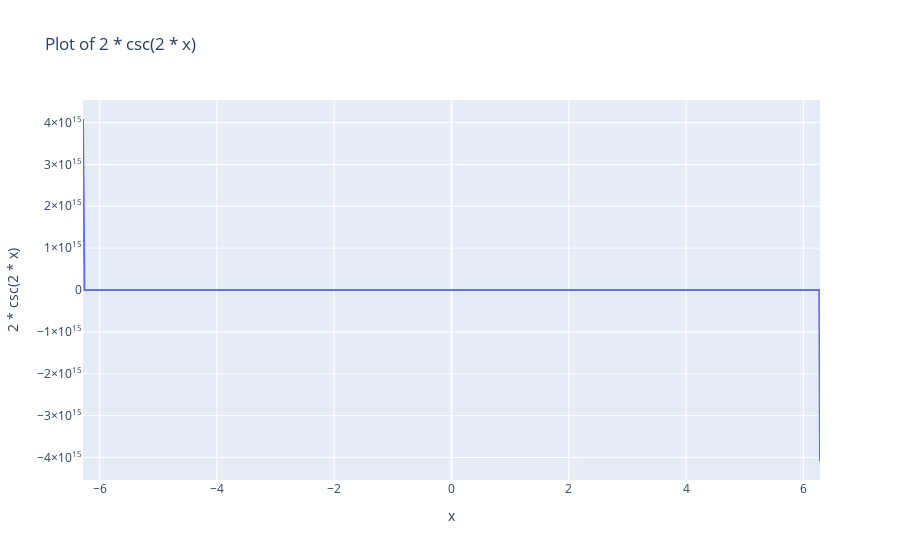

Notebook source saved alongside this figure:
### Markdown cell above
![image.png](attachment:image.png)

### Code cell
A = 2
B = 2

y = A * 1/(np.sin(B*𝜃))

trace = go.Scatter(x=𝜃, y=y, mode='lines', name=f'{A} * csc({B} * x)')

layout = go.Layout(
    title=f'Plot of {A} * csc({B} * x)',
    xaxis=dict(title='x'),
    yaxis=dict(title=f'{A} * csc({B} * x)')
)

fig = go.Figure(data=[trace], layout=layout)

fig.show()

### Figure 1 — Plotly figure (JSON) as saved in the notebook; plotly's stock layout.template omitted (floating-point values rounded to 4 significant figures; data arrays with more than 128 entries replaced by an {"elided": "..."} marker saying what was removed)
{"data": [{"mode": "lines", "name": "2 * csc(2 * x)", "type": "scatter", "x": {"elided": "1000 float values"}, "y": {"elided": "1000 float values"}}], "layout": {"title": {"text": "Plot of 2 * csc(2 * x)"}, "xaxis": {"title": {"text": "x"}}, "yaxis": {"title": {"text": "2 * csc(2 * x)"}}}}
